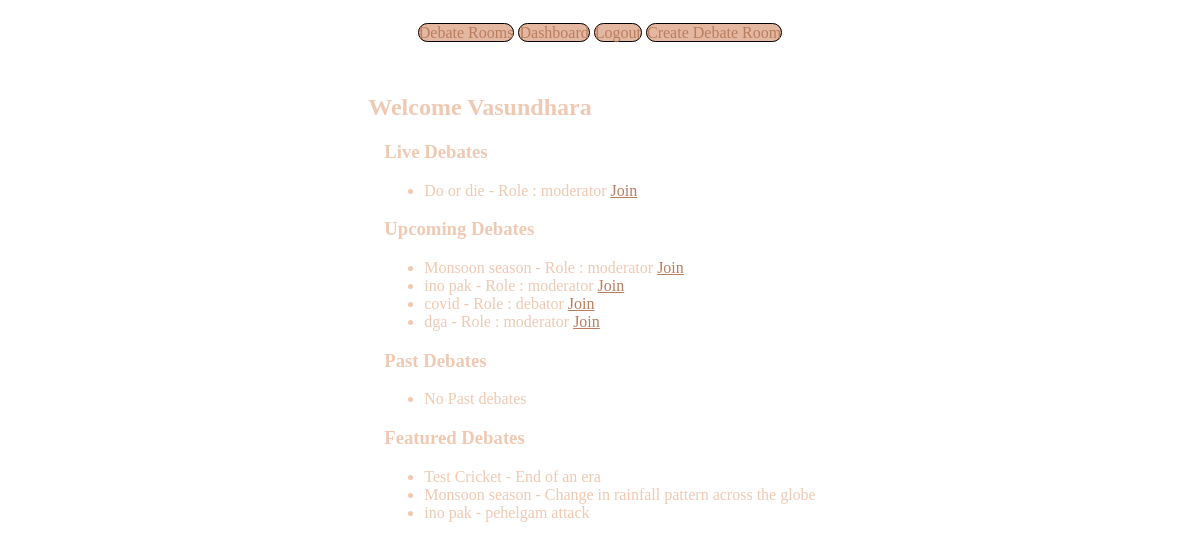
The app's page /debates/dashboard/ (signed in), older data.
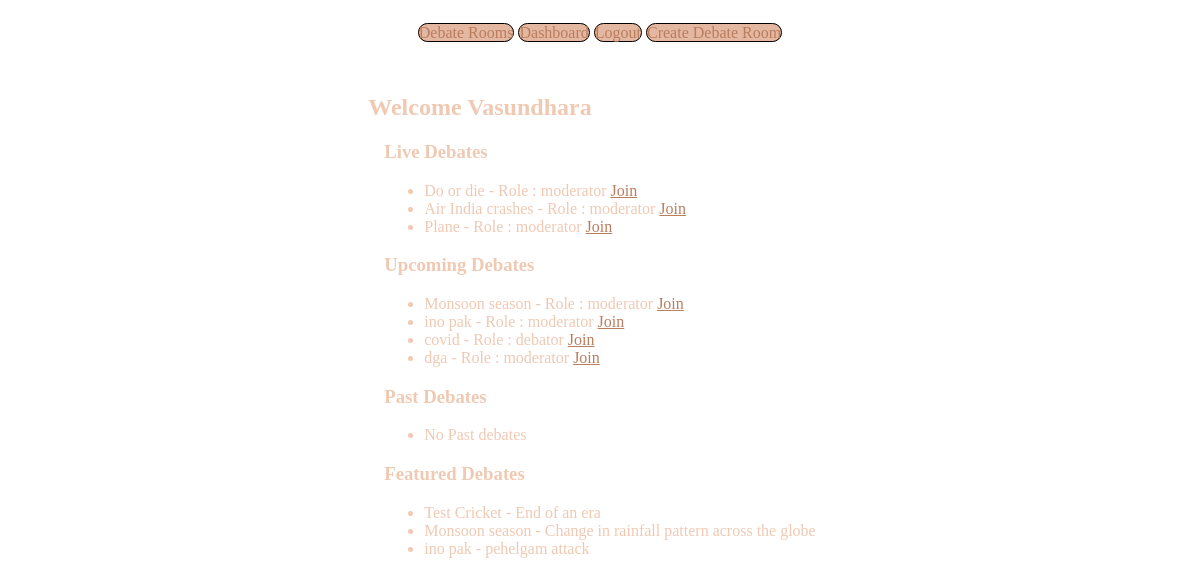
The same page, newer data.
### debates/models.py (models this page shows, shortened)
class RoomParticipant(models.Model):
    ROLE_CHOICES = [
        ("moderator","Moderator"),
        ("debater","Debater"),
        ("audience","Audience")
    ]
    user = models.ForeignKey(settings.AUTH_USER_MODEL, on_delete= models.CASCADE)
    room = models.ForeignKey(DebateRoom, on_delete=models.CASCADE, related_name="participants")
    role = models.CharField(max_length=10,choices = ROLE_CHOICES)
    joined_at = models.DateTimeField(auto_now_add=True)
    is_muted = models.BooleanField(default=False)
    is_kicked = models.BooleanField(default = False)
    class Meta:
        unique_together = ('user', 'room')

class DebateRoom(models.Model):
    Format_Choice = [
        ('1v1', '1v1'),
        ('panel','panel'),
    ]
    title = models.CharField(max_length = 255)
    description = models.TextField(blank = True)
    topic = models.CharField(max_length=255)
    created_by = models.ForeignKey(settings.AUTH_USER_MODEL,on_delete = models.CASCADE, related_name = "participants")
    is_private = models.BooleanField(default = True)
    debate_format = models.CharField(max_length=10, choices = Format_Choice,default = "1v1")
    timer_per_round = models.IntegerField(default = 180)
    allow_entry = models.BooleanField(default=True)
    is_live = models.BooleanField(default = False)
    start_time = models.DateTimeField(null=True, blank=True)
    created_at = models.DateTimeField(auto_now_add=True)
    is_featured = models.BooleanField(default = False)
    winner_declared = models.BooleanField(default=False)
    winner = models.ForeignKey(settings.AUTH_USER_MODEL, null=True, blank=True, on_delete=models.SET_NULL, related_name='won_debates')

### debates/views.py (the view)
# urls.py: path('dashboard/',views.dashboard, name="dashboard"),
@login_required
def dashboard(request):
    my_participations = RoomParticipant.objects.select_related('room').filter(user=request.user)
    live_rooms = my_participations.filter(room__is_live = True).filter(
        room__start_time__isnull=False  # Not started yet
    )
    upcoming_rooms = my_participations.filter(room__is_live = False).filter(
        room__start_time__isnull=True  # Not started yet
    )
    past_rooms = my_participations.filter(room__is_live = False).exclude(
        room__start_time__isnull=True  # to make sure it's a finished debate
    )
    featured_rooms = DebateRoom.objects.filter(is_featured = True)
    return render(request, 'debates/dashboard.html',{
        'live_rooms' : live_rooms,
        'upcoming_rooms': upcoming_rooms,
        'past_rooms' : past_rooms,
        'featured_rooms' : featured_rooms,
    })

### debates/templates/debates/dashboard.html
{% extends "debates/layout.html" %}
{% block body %}
    <div class="container">
        <h2>Welcome {{user.username}}</h2>
        <div class="section">
            <h3>Live Debates</h3>
            <ul>
                {% for participant in live_rooms %}
                <li>{{ participant.room.title}} - Role : {{participant.role}}
                    <a href="{% url 'debate_room_detail' participant.room.id %}">Join</a>
                </li>
                {% empty %}
                <li>No Live debates</li>
                {% endfor %}
            </ul>
        </div>
        <div class="section">
            <h3>Upcoming Debates</h3>
            <ul>
                {% for participant in upcoming_rooms %}
                <li>{{ participant.room.title}} - Role : {{participant.role}}
                    <a href="{% url 'debate_room_detail' participant.room.id %}">Join</a>
                </li>
                {% empty %}
                <li>No Upcoming debates</li>
                {% endfor %}
            </ul>
        </div>
        <div class="section">
            <h3>Past Debates</h3>
            <ul>
                {% for participant in past_rooms %}
                <li>{{participant.room.title}} - Role : {{participant.role}}</li>
                {% empty %}
                <li>No Past debates</li>
                {% endfor %}
            </ul>
        </div>
        <div class="section">
            <h3>Featured Debates</h3>
            <ul>
                {% for room in featured_rooms %}
                <li>{{ room.title }} - {{ room.description }}</li>
                {% empty %}
                <li>No featured debates currently.</li>
                {% endfor %}
            </ul>
        </div>
    </div>
{% endblock %}

Row changes from the older to the newer data that the page shows:
added RoomParticipant: room "Air India crashes", role "moderator", shown under "Live Debates"
added RoomParticipant: room "Plane", role "moderator", shown under "Live Debates"
